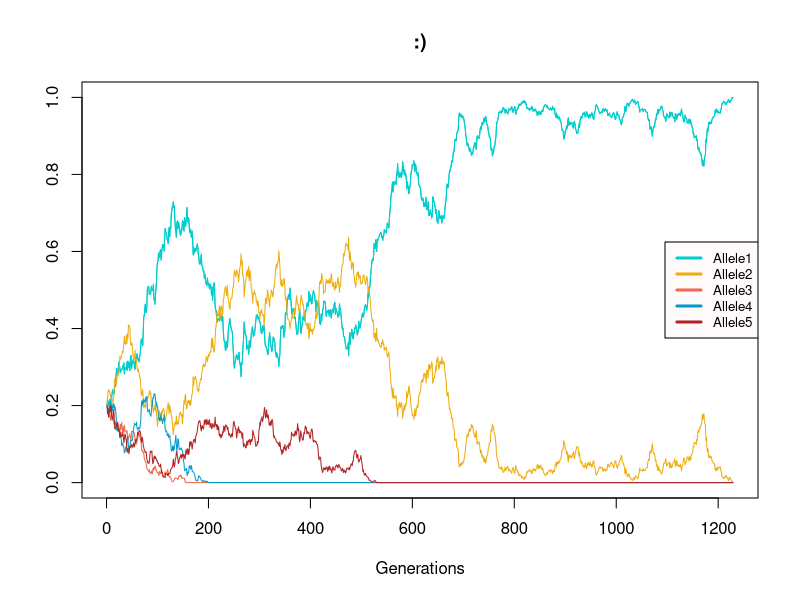

Here is the R script that generated this plot:
#Andrew Johnson
#Wright-Fisher model: n alleles, selection

#NEEDS-- MUTATION/ INTRODUCTION OF NEW ALLELES (THAT WILL NOT BE PART OF THE REPRODUCTIVE POOL)

library(ggplot2)

#set initial conditions------------------------------------------------------------------------------------

#initial population number
popNum <- 1000

#set the number of alleles in the system
#This number should be >= 1
numAlleles <- 5
alleleVariants <- c(1:numAlleles)

#throws if allele numer is smaller than 1
if(numAlleles < 1){
  stop("There has to be at least one allele for this model to function")
}else{

#creates n number allele variables, all initally equal in frequency
alleleName <- c()
frequencyVector <- c()
fitnessVector <- c()
for(i in alleleVariants){
  #creates a variable name for each allele
  nam <- paste("Allele", i, sep = "")
  #begins the model with all allele frequencies being equal
  assign(nam, 1/numAlleles)
  #adds the variable name to the name vector (string variable)
  alleleName[i] <- nam
  #adds allele frequency to the frequency vector
  frequencyVector[i] <- 1/numAlleles
  #creates a selection coefficient vector. can be set as a random number. default at 1 (no selection) 
  fitnessVector[i] <- 1 + i/10000
}
censusVector <- frequencyVector * popNum

#generation counter, intitally set to zero
gens <- 0

#create data frame of appropriate dimensions--------------------------------------------------------------
genTable <- data.frame(matrix(nrow = 0, ncol = numAlleles))

#multinomial sample iterated over n generations until extinction or fix.----------------------------------
while(!(1 %in% frequencyVector)){

  #adds one generation to the counter
  gens <- gens + 1
  
  #adding variable values from previous generation to the dataframe
  genTable <- rbind(genTable, frequencyVector)

  #calculate the fitness-weighted probability
  probabilityVector <- (fitnessVector * frequencyVector)/ (sum(fitnessVector * frequencyVector))
  
  #multinomial sample to update the next generation distribution of alleles
  censusVector <- rmultinom(1, popNum, probabilityVector)
  censusVector <- as.vector(censusVector)
  frequencyVector <- censusVector/popNum

}

#names columns of genTable 
colnames(genTable) <- alleleName

#plot the results-----------------------------------------------------------------------------------------


#vector of colors-- fourteen colors listed here to handle up to fourteen alleles. should be expanded 
#if additional alleles need to be visualized
listOfColors <- c("cyan3", "darkgoldenrod2", "coral2", "deepskyblue3", "firebrick", "darkgreen", "lightpink2",
                  "seagreen", "tan3", "sienna3", "aquamarine2", "orangered3", "mediumseagreen",
                  "slateblue")

#creates a plot
plot(genTable$Allele1, type = "l", xlab="Generations", ylab="", 
     ylim= c(0,1), xlim = NULL, col = listOfColors[1], main = " :) ")

#cycles through each column of genTable and adds it to the plot
for(i in alleleVariants){
  lines(genTable[i], col = listOfColors[i], type = "l")
}

#plot background color
par(bg= "white")

#creates plot legend
legend("right",legend = colnames(genTable), col = listOfColors, bg="snow",lwd=3, cex = .8)



#end-----------------------------------------------------------------------------------------------------
#this bracket references the allele number catch
}











